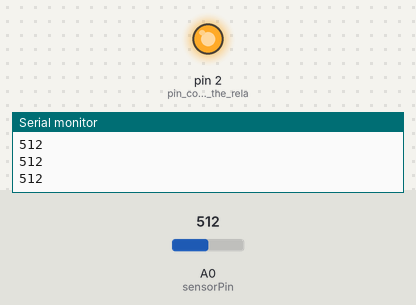
Bench run of a sketch on a simulated Arduino Uno, built with avr-gcc and run on an emulated ATmega328P. Parts: output pins drawn as LEDs (lit = HIGH), the last lines printed to the serial monitor. Inputs (shaded band) come from the test bench; at power-on: A0 (sensorPin) = 512.

Above: at 1.2 s.
1.3 s: A0 (sensorPin) set to 682
2.8 s: A0 (sensorPin) set to 715
At 3.8 s:
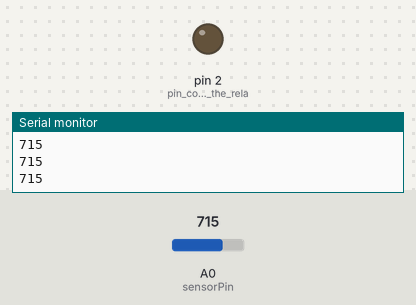
4.3 s: A0 (sensorPin) set to 690
At 5.2 s:
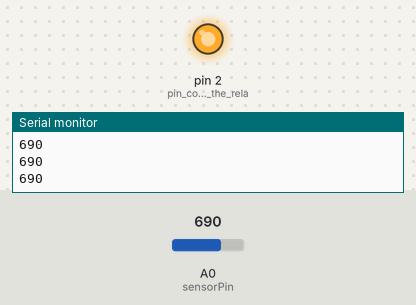
5.8 s: A0 (sensorPin) set to 710
At 6.5 s:
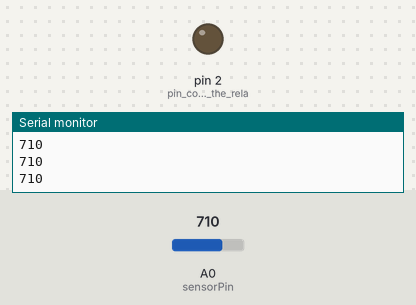
Timing chart, 0 to 8.3 s (numbered marks = the images above; inputs shaded):
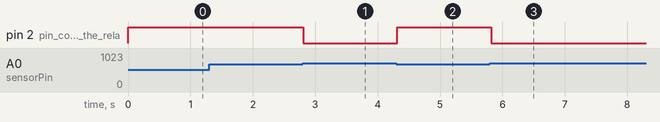

The sketch:

LDR_light.ino
```cpp
/*
Connections:
LDR --> One leg to Vcc and the other to both analog pin 0 and to the GND via 100K resistor
Relay --> Connect one pin of the coil to digital pin 2 and the other to GND.
*/

int sensorPin = A0;   // select the input pin for ldr
int sensorValue = 0;  // variable to store the value coming from the sensor

void setup() {
  pinMode(2, OUTPUT); //pin connected to the relay
  Serial.begin(9600); //sets serial port for communication
}

void loop() {
  // read the value from the sensor:
  sensorValue = analogRead(sensorPin);
  Serial.println(sensorValue); //prints the values coming from the sensor on the screen

  if(sensorValue < 700) //setting a threshold value
  digitalWrite(2,HIGH); //turn relay ON

  else digitalWrite(2,LOW); //turn relay OFF

  delay(100);
}
```

Measured:
- the behaviour switches between 699 and 700 on A0 (sensorPin) (found by bisection; images 0 and 1)
- after the input at 2.8 s, pin 2 (pin_connected_to_the_rela): HIGH → LOW at once
- after the input at 4.3 s, pin 2 (pin_connected_to_the_rela): LOW → HIGH at once
- after the input at 5.8 s, pin 2 (pin_connected_to_the_rela): HIGH → LOW at once
